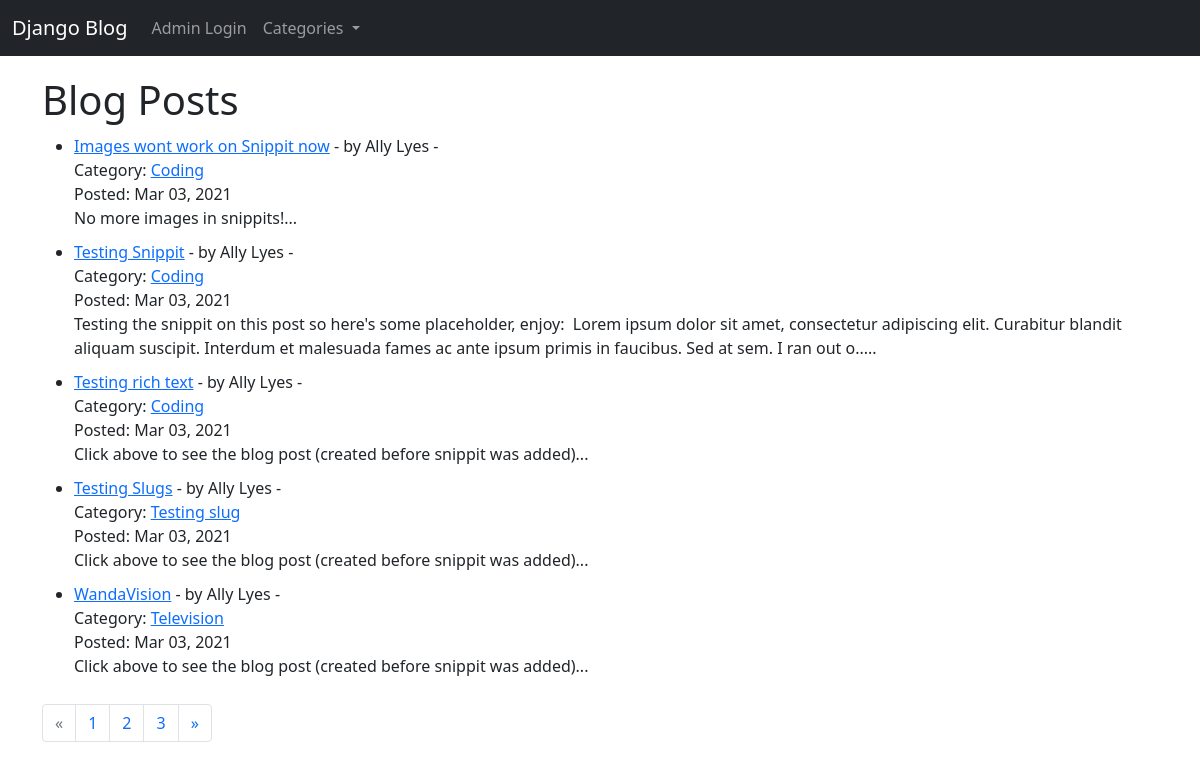
The page / on the database its author committed.
### blog_files/models.py (models this page shows, shortened)
class Post(models.Model):
    title = models.CharField(max_length=255)
    title_tag = models.CharField(max_length=255)
    author = models.ForeignKey(User, on_delete=models.CASCADE)
    body = RichTextField(blank=True, null=True)
    date_posted = models.DateTimeField(auto_now_add=True)
    category = models.CharField(max_length=255, default='coding')
    snippit = models.CharField(max_length=255)

### blog_files/views.py (the view)
# urls.py: path('', HomeView.as_view(), name='home'),
class HomeView(ListView):
    model = Post
    paginate_by = 5
    template_name = 'index.html'
    ordering = ['-date_posted']
    def get_context_data(self, *args, **kwargs):
        category_menu = Category.objects.all()
        context = super(HomeView, self).get_context_data(*args, **kwargs)
        context["category_menu"] = category_menu
        return context

### blog_files/models.py (called while the page is built)
    def __str__(self):
        return self.name

### blog_files/templates/index.html (shortened to what this page needs)
{% extends 'base.html' %}
{% block content %}
<h1>Blog Posts</h1>
<ul>
{% for post in object_list %}
    <li>
        <a href="{% url 'post-details' post.pk %}">{{ post.title }}</a> -
        by {{ post.author.first_name }} {{ post.author.last_name }} -
        <br/>
        Category: <a href="{% url 'category' post.category|slugify %}">{{ post.category|capfirst }}</a><br/>
        Posted: {{ post.date_posted|date:'M d, Y' }}<br/>
        {{ post.snippit }}...
    </li>
{% endfor %}
</ul>
<nav aria-label="Page navigation">
    {% if is_paginated %}
        <ul class="pagination">
        {% if page_obj.has_previous %}
            <li class="page-item">
                <a class="page-link" href="?page={{page_obj.previous_page_number}}">&laquo;</a>
            </li>
        {% else %}
            <li class="page-item disabled">
                <a class="page-link" href="#">&laquo;</a>
            </li>
        {% endif %}
        {% for i in paginator.page_range %}
            {% if page_obj.number == i %}
                <li class="page-item"><a class="page-link active">{{ i }}</a></li>
            {% else %}
                <li class="page-item">
                    <a class="page-link" href="?page={{ i }}">{{ i }}</a>
                </li>
            {% endif %}
        {% endfor %}
        {% if page_obj.has_next %}
            <li class="page-item">
                <a href="?page={{page_obj.next_page_number}}" class="page-link">&raquo;</a>
            </li>
        {% else %}
            <li class="page-item disabled">
                <a class="page-link">&raquo;</a>
            </li>
        {% endif %}
        </ul>
    {% endif %}
  </nav>
{% endblock %}

### blog_files/templates/base.html (shortened to what this page needs)
{% load static %}
<!doctype html>
<html lang="en">
  <head>
    <link rel="stylesheet"  href="{%  static  'css/mainstyle.css'  %}">
    <link href="https://cdn.jsdelivr.net/npm/bootstrap@5.0.0-beta2/dist/css/bootstrap.min.css" rel="stylesheet">
  </head>
  <body>
    {% include 'navbar.html' %}
    <div class="container">
        {% block content %}
        {% endblock %}
    </div>
  </body>
</html>

### blog_files/templates/navbar.html (shortened to what this page needs)
<nav class="navbar navbar-expand-lg navbar-dark bg-dark">
    <div class="container-fluid">
      <a class="navbar-brand" href="{% url 'home' %}">Django Blog</a>
      <div class="collapse navbar-collapse" id="navbarSupportedContent">
        <ul class="navbar-nav me-auto mb-2 mb-lg-0">
          {% if user.is_authenticated %}
            <li class="nav-item">
              <a class="nav-link" href="{% url 'logout' %}">Logout</a>
            </li>
            <li class="nav-item">
              <a class="nav-link" href="{% url 'add_post' %}">Add Post</a>
            </li>
            <li class="nav-item">
              <a class="nav-link" href="{% url 'add_category' %}">Add Category</a>
            </li>
          {% else %}
            <li class="nav-item">
              <a class="nav-link" href="{% url 'login' %}">Admin Login</a>
            </li>
          {% endif %}
          {% if category_menu %}
            <li class="nav-item dropdown">
              <a class="nav-link dropdown-toggle" href="#" id="navbarDropdown" role="button" data-bs-toggle="dropdown" aria-expanded="false">
                Categories
              </a>
            </li>
          {% else %}
            <li class="nav-item">
              <a class="nav-link" href="{% url 'category-list' %}">Categories</a>
            </li>
          {% endif %}
        </ul>
      </div>
    </div>
  </nav>

### blog_files/static/css/mainstyle.css (style rules this page uses)
.container { margin-top: 20px; }
.container li { margin-top: 10px; }

### rows shown on the page
Post: title "Images wont work on Snippit now", author.first_name "Ally", author.last_name "Lyes", category "Coding", date_posted "Mar 03, 2021", snippit "No more images in snippits!"
Post: title "Testing Snippit", author.first_name "Ally", author.last_name "Lyes", category "Coding", date_posted "Mar 03, 2021", snippit "Testing the snippit on this post so here's some placeholder, enjoy: Lorem ipsum dolor sit amet, consectetur adipiscing elit. Curabitur blandit aliquam suscipit. Interdum et malesuada fames ac ante ipsum primis in faucibus. Sed at sem. I ran out o.."
Post: title "Testing rich text", author.first_name "Ally", author.last_name "Lyes", category "Coding", date_posted "Mar 03, 2021", snippit "Click above to see the blog post (created before snippit was added)"
Post: title "Testing Slugs", author.first_name "Ally", author.last_name "Lyes", category "Testing slug", date_posted "Mar 03, 2021", snippit "Click above to see the blog post (created before snippit was added)"
Post: title "WandaVision", author.first_name "Ally", author.last_name "Lyes", category "Television", date_posted "Mar 03, 2021", snippit "Click above to see the blog post (created before snippit was added)"

### other values the page prints
{{ i }} "1"
{{ i }} "2" "3"
